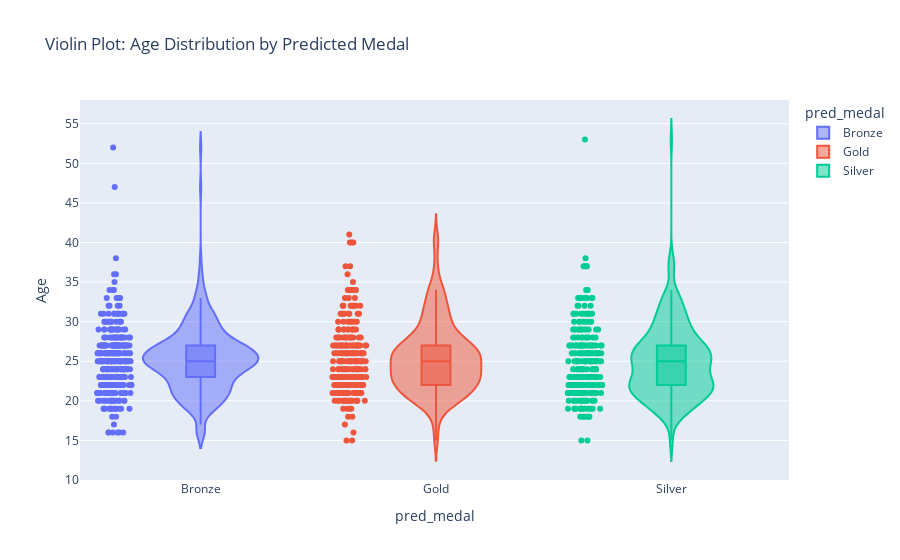

Source (notebook cell):
### Code cell
# Violin plot
fig = px.violin(data, y='Age', x='pred_medal', color='pred_medal',
                box=True, points="all", hover_data=data.columns,
                title='Violin Plot: Age Distribution by Predicted Medal')
fig.show()

### Figure 1 — Plotly figure (JSON) as saved in the notebook; plotly's stock layout.template omitted (floating-point values rounded to 4 significant figures; data arrays with more than 128 entries replaced by an {"elided": "..."} marker saying what was removed)
{"data": [{"alignmentgroup": "True", "box": {"visible": true}, "customdata": {"elided": "331x3 float values"}, "hovertemplate": "pred_medal=%{x}<br>Age=%{y}<br>Height=%{customdata[0]}<br>Weight=%{customdata[1]}<br>BMI=%{customdata[2]}<extra></extra>", "legendgroup": "Bronze", "marker": {"color": "#636efa"}, "name": "Bronze", "offsetgroup": "Bronze", "orientation": "v", "points": "all", "scalegroup": "True", "showlegend": true, "type": "violin", "x": {"elided": "331 str values"}, "x0": " ", "xaxis": "x", "y": {"elided": "331 int values"}, "y0": " ", "yaxis": "y"}, {"alignmentgroup": "True", "box": {"visible": true}, "customdata": {"elided": "266x3 float values"}, "hovertemplate": "pred_medal=%{x}<br>Age=%{y}<br>Height=%{customdata[0]}<br>Weight=%{customdata[1]}<br>BMI=%{customdata[2]}<extra></extra>", "legendgroup": "Gold", "marker": {"color": "#EF553B"}, "name": "Gold", "offsetgroup": "Gold", "orientation": "v", "points": "all", "scalegroup": "True", "showlegend": true, "type": "violin", "x": {"elided": "266 str values"}, "x0": " ", "xaxis": "x", "y": {"elided": "266 int values"}, "y0": " ", "yaxis": "y"}, {"alignmentgroup": "True", "box": {"visible": true}, "customdata": {"elided": "252x3 float values"}, "hovertemplate": "pred_medal=%{x}<br>Age=%{y}<br>Height=%{customdata[0]}<br>Weight=%{customdata[1]}<br>BMI=%{customdata[2]}<extra></extra>", "legendgroup": "Silver", "marker": {"color": "#00cc96"}, "name": "Silver", "offsetgroup": "Silver", "orientation": "v", "points": "all", "scalegroup": "True", "showlegend": true, "type": "violin", "x": {"elided": "252 str values"}, "x0": " ", "xaxis": "x", "y": {"elided": "252 int values"}, "y0": " ", "yaxis": "y"}], "layout": {"legend": {"title": {"text": "pred_medal"}, "tracegroupgap": 0}, "title": {"text": "Violin Plot: Age Distribution by Predicted Medal"}, "violinmode": "overlay", "xaxis": {"anchor": "y", "categoryarray": ["Bronze", "Gold", "Silver"], "categoryorder": "array", "domain": [0, 1], "title": {"text": "pred_medal"}}, "yaxis": {"anchor": "x", "domain": [0, 1], "title": {"text": "Age"}}}}
